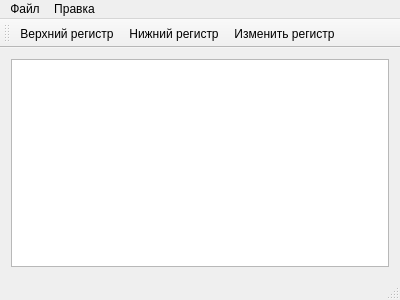
<?xml version="1.0" encoding="UTF-8"?>
<ui version="4.0">
 <class>MainWindow</class>
 <widget class="QMainWindow" name="MainWindow">
  <property name="geometry">
   <rect>
    <x>0</x>
    <y>0</y>
    <width>400</width>
    <height>300</height>
   </rect>
  </property>
  <property name="windowTitle">
   <string>LabOS3</string>
  </property>
  <widget class="QWidget" name="centralWidget">
   <layout class="QHBoxLayout" name="horizontalLayout">
    <item>
     <widget class="QPlainTextEdit" name="plainTextEdit">
      <property name="readOnly">
       <bool>true</bool>
      </property>
     </widget>
    </item>
   </layout>
  </widget>
  <widget class="QMenuBar" name="menuBar">
   <property name="geometry">
    <rect>
     <x>0</x>
     <y>0</y>
     <width>400</width>
     <height>21</height>
    </rect>
   </property>
   <widget class="QMenu" name="menu">
    <property name="title">
     <string>Файл</string>
    </property>
    <addaction name="action"/>
    <addaction name="action_2"/>
    <addaction name="separator"/>
    <addaction name="action_7"/>
    <addaction name="action_8"/>
   </widget>
   <widget class="QMenu" name="menu_2">
    <property name="title">
     <string>Правка</string>
    </property>
    <addaction name="action_3"/>
    <addaction name="action_4"/>
    <addaction name="action_5"/>
   </widget>
   <addaction name="menu"/>
   <addaction name="menu_2"/>
  </widget>
  <widget class="QToolBar" name="mainToolBar">
   <attribute name="toolBarArea">
    <enum>TopToolBarArea</enum>
   </attribute>
   <attribute name="toolBarBreak">
    <bool>false</bool>
   </attribute>
   <addaction name="action_3"/>
   <addaction name="action_4"/>
   <addaction name="action_5"/>
  </widget>
  <widget class="QStatusBar" name="statusBar"/>
  <action name="action">
   <property name="text">
    <string>Открыть...</string>
   </property>
  </action>
  <action name="action_2">
   <property name="text">
    <string>Сохранить...</string>
   </property>
  </action>
  <action name="action_3">
   <property name="text">
    <string>Верхний регистр</string>
   </property>
   <property name="toolTip">
    <string>Строчные буквы</string>
   </property>
  </action>
  <action name="action_4">
   <property name="text">
    <string>Нижний регистр</string>
   </property>
   <property name="toolTip">
    <string>Прописные буквы</string>
   </property>
  </action>
  <action name="action_5">
   <property name="text">
    <string>Изменить регистр</string>
   </property>
  </action>
  <action name="action_7">
   <property name="text">
    <string>Закрыть</string>
   </property>
  </action>
  <action name="action_8">
   <property name="text">
    <string>Выход</string>
   </property>
  </action>
 </widget>
 <layoutdefault spacing="6" margin="11"/>
 <resources/>
 <connections/>
</ui>
